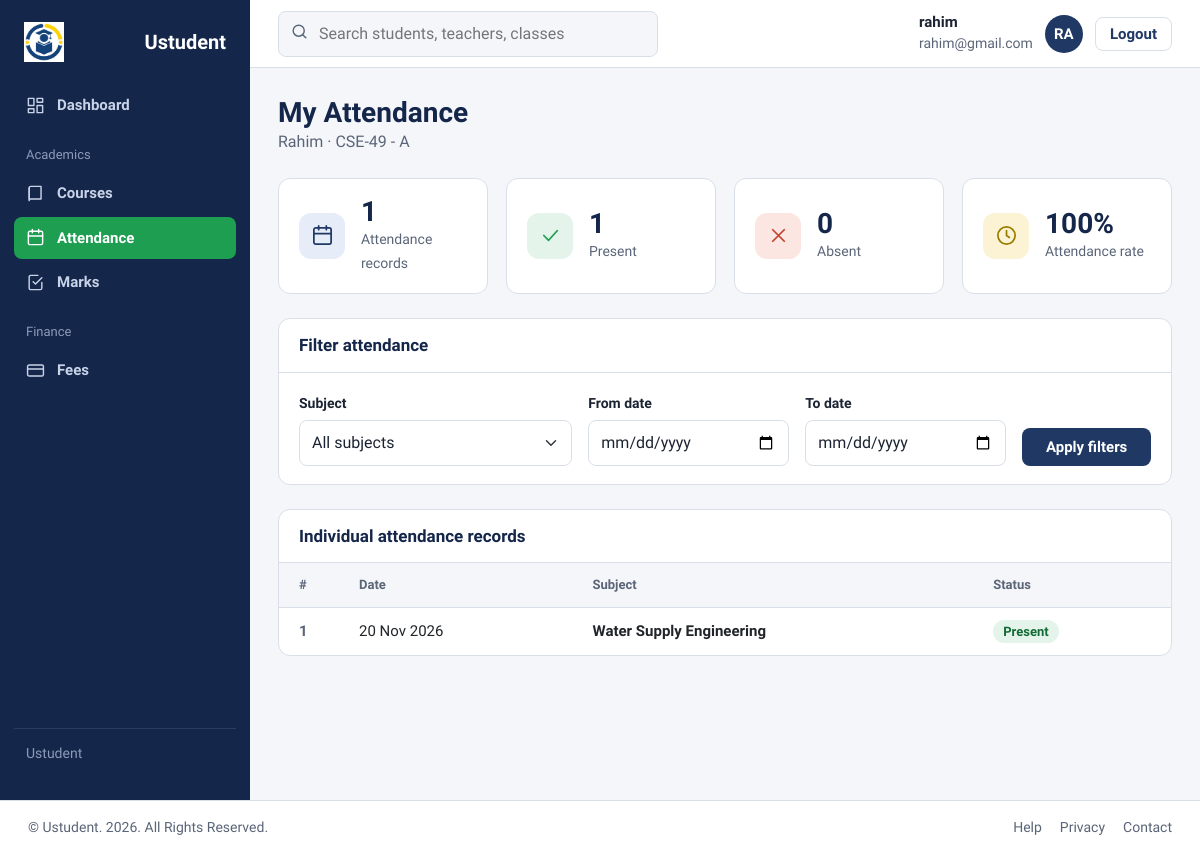
/student/student_attendance.php (signed in), run on the app's committed database.
### tables this page shows
CREATE TABLE `attendance` (
  `id` int UNSIGNED NOT NULL,
  `student_id` int UNSIGNED NOT NULL,
  `subject_id` int UNSIGNED NOT NULL,
  `date` date NOT NULL,
  `status` enum('P','A','L') NOT NULL,
  `created_at` timestamp NULL DEFAULT CURRENT_TIMESTAMP
);

CREATE TABLE `subjects` (
  `id` int UNSIGNED NOT NULL,
  `subject_name` varchar(100) NOT NULL,
  `course_id` int UNSIGNED NOT NULL,
  `created_at` timestamp NULL DEFAULT CURRENT_TIMESTAMP
);

### student/student_attendance.php (the view, shortened to what this page needs)
<?php
include '../database/dbconfig.php';
function h($value) { return htmlspecialchars((string)$value, ENT_QUOTES, 'UTF-8'); }
function rows($conn, $sql, $types = '', $params = []) {
    $statement = $conn->prepare($sql);
    if ($types !== '' && !$statement->bind_param($types, ...$params)) {
        throw new RuntimeException('Could not bind the database query parameters.');
    }
    if (!$statement->execute()) {
        throw new RuntimeException('Could not load the requested data.');
    }
    $result = $statement->get_result();
    return $result->fetch_all(MYSQLI_ASSOC);
}
$student = rows($conn,
    "SELECT s.id, s.name,
            GROUP_CONCAT(DISTINCT CONCAT(c.class_name, ' - ', c.section) ORDER BY c.class_name, c.section SEPARATOR ', ') AS class_names
       FROM students s
       LEFT JOIN student_classes sc ON sc.student_id = s.id
       LEFT JOIN classes c ON c.id = sc.class_id
      WHERE s.user_id = ?
      GROUP BY s.id, s.name",
    "i", [(int)$_SESSION['id']])[0] ?? null;
$fromDate = (string)($_GET['from_date'] ?? '');
$toDate = (string)($_GET['to_date'] ?? '');
$attendance = [];
if ($student) {
    $sql = "SELECT a.date, a.status, sub.subject_name
              FROM attendance a
              JOIN subjects sub ON sub.id = a.subject_id
             WHERE a.student_id = ?";
    $types = 'i';
    $params = [(int)$student['id']];
    $attendance = rows($conn, $sql . " ORDER BY a.date DESC, sub.subject_name", $types, $params);
}
$present = 0;
$absent = 0;
$late = 0;
foreach ($attendance as $record) {
    if ($record['status'] === 'P') $present++;
    elseif ($record['status'] === 'A') $absent++;
    elseif ($record['status'] === 'L') $late++;
}
$attendanceRate = $attendance ? round(100 * ($present + $late) / count($attendance)) : 0;
?>
<!DOCTYPE html>
<html lang="en">
<head>
<link href="https://cdn.jsdelivr.net/npm/bootstrap@5.3.3/dist/css/bootstrap.min.css" rel="stylesheet">
<link rel="stylesheet" href="../assets/css/admin_dashboard.css">
<link rel="stylesheet" href="../assets/css/academic_common.css">
<link rel="stylesheet" href="../assets/css/attendance.css">
<link rel="stylesheet" href="../assets/css/mark.css">
</head>
<body>
<div class="app">
  <?php include '../includes/sidebar_student.php'; ?>
  <div class="main">
    <?php include '../includes/topbar.php'; ?>
    <main class="content">
      <div class="head">
        <div>
          <h1>My Attendance</h1>
          <p><?php echo $student ? h($student['name'] . ' · ' . $student['class_names']) : 'Your individual attendance records.'; ?></p>
        </div>
      </div>
      <?php if (!$student): ?>
        <div class="alert alert-warning">Your student profile has not been created yet. Please ask the admin to add you in the Students page.</div>
      <?php else: ?>
        <section class="stats" aria-label="Attendance summary">
          <div class="stat"><span class="ico b"><svg viewBox="0 0 24 24"><rect x="3" y="4" width="18" height="17" rx="2"/><path d="M8 2v4M16 2v4M3 10h18"/></svg></span><div><b><?php echo count($attendance); ?></b><span>Attendance records</span></div></div>
          <div class="stat"><span class="ico g"><svg viewBox="0 0 24 24"><path d="M5 12l5 5 9-10"/></svg></span><div><b><?php echo $present; ?></b><span>Present</span></div></div>
          <div class="stat"><span class="ico r"><svg viewBox="0 0 24 24"><path d="M6 6l12 12M18 6L6 18"/></svg></span><div><b><?php echo $absent; ?></b><span>Absent</span></div></div>
          <div class="stat"><span class="ico y"><svg viewBox="0 0 24 24"><circle cx="12" cy="12" r="9"/><path d="M12 7v5l3 2"/></svg></span><div><b><?php echo $attendanceRate; ?>%</b><span>Attendance rate</span></div></div>
        </section>
        <section class="card mb-4">
          <h2>Filter attendance</h2>
          <div class="card-body">
            <form class="row g-3 align-items-end" method="get" action="student_attendance.php">
              <div class="col-md-4">
                <label class="form-label" for="subjectSel">Subject</label>
                <select class="form-select" id="subjectSel" name="subject_id">
                  <option value="0">All subjects</option>
                </select>
              </div>
              <div class="col-md-3">
                <label class="form-label" for="fromDate">From date</label>
                <input class="form-control" type="date" id="fromDate" name="from_date" value="<?php echo h($fromDate); ?>">
              </div>
              <div class="col-md-3">
                <label class="form-label" for="toDate">To date</label>
                <input class="form-control" type="date" id="toDate" name="to_date" value="<?php echo h($toDate); ?>">
              </div>
              <div class="col-md-2 d-grid"><button class="btn" type="submit">Apply filters</button></div>
            </form>
          </div>
        </section>
        <section class="card">
          <h2>Individual attendance records</h2>
          <div class="table-wrap">
            <table>
              <thead><tr><th>#</th><th>Date</th><th>Subject</th><th>Status</th></tr></thead>
              <tbody>
              <?php foreach ($attendance as $i => $record): ?>
                <tr>
                  <td class="roll"><?php echo $i + 1; ?></td>
                  <td><?php echo h(date('d M Y', strtotime($record['date']))); ?></td>
                  <td><b><?php echo h($record['subject_name']); ?></b></td>
                  <td><span class="grade <?php echo $record['status'] === 'P' ? 'a' : ($record['status'] === 'A' ? 'f' : 'c'); ?>">
                    <?php echo $record['status'] === 'P' ? 'Present' : ($record['status'] === 'A' ? 'Absent' : 'Late'); ?>
                  </span></td>
                </tr>
              <?php endforeach; ?>
              </tbody>
            </table>
          </div>
        </section>
      <?php endif; ?>
    </main>
  </div>
</div>
<?php include '../includes/footer.php'; ?>
</body>
</html>

### assets/css/admin_dashboard.css (style rules this page uses)
.content { padding:28px;max-width:1200px;width:100% }
.head { display:flex;justify-content:space-between;align-items:flex-end;gap:16px;flex-wrap:wrap;margin-bottom:24px }
.head h1 { font-size:28px }
.head p { color:var(--muted);margin:0 }
.stats { display:grid;grid-template-columns:repeat(4,1fr);gap:18px;margin-bottom:24px }
.stat { background:var(--white);border:1px solid var(--line);border-radius:12px;padding:18px 20px;display:flex;gap:16px;align-items:center }
.ico { width:46px;height:46px;border-radius:12px;display:grid;place-items:center;flex:none }
.ico svg { width:23px;height:23px;stroke:currentColor;fill:none;stroke-width:1.8;stroke-linecap:round;stroke-linejoin:round }
.ico.b { background:var(--blue-soft);color:var(--navy) }
.ico.g { background:var(--green-soft);color:var(--green) }
.ico.y { background:var(--gold-soft);color:#9a7d00 }
.ico.r { background:var(--red-soft);color:var(--red) }
.stat b { display:block;font:700 28px var(--head);color:var(--navy-deep);line-height:1.1 }
.stat span { color:var(--muted);font-size:14px }
.card { background:var(--white);border:1px solid var(--line);border-radius:12px;overflow:hidden }
.card > h2 { font-size:17px;padding:16px 20px;border-bottom:1px solid var(--line);display:flex;justify-content:space-between;align-items:center }
table { width:100%;border-collapse:collapse }
th,td { padding:12px 20px;text-align:left;border-bottom:1px solid var(--line);font-size:15px }
tr:last-child td { border-bottom:0 }
th { font-size:13px;color:var(--muted);font-weight:600;background:var(--paper) }
:root { --navy:#1f3864; --navy-deep:#14264a; --green:#1e9e50; --green-soft:#e4f4ea; --gold:#d8b32a; --gold-soft:#fbf3d3; --red:#c2402f; --red-soft:#fbe6e2; --blue-soft:#e6edf8; --ink:#1c2433; --muted:#5a6578; --line:#d9dfe9; --paper:#f4f6fa; --white:#fff; --head:"Bricolage Grotesque","Segoe UI",Arial,sans-serif; --body:"Source Sans 3","Segoe UI",Arial,sans-serif; }
* { box-sizing:border-box }
body { margin:0;font:400 16px/1.5 var(--body);color:var(--ink);background:var(--paper) }
h1,h2,h3 { font-family:var(--head);margin:0;line-height:1.2;color:var(--navy-deep) }
.app { display:grid;grid-template-columns:250px minmax(0,1fr);min-height:100vh;transition:grid-template-columns .22s ease }
.main { min-width:0;display:flex;flex-direction:column;min-height:100vh }
.main > .content { flex:1 }
.btn { display:inline-block;background:var(--navy);color:var(--white);padding:10px 18px;border-radius:8px;border:0;cursor:pointer;font:600 15px var(--body) }

### assets/css/academic_common.css (style rules this page uses)
h1,h2,h3 { font-weight:700 }
.btn { --bs-btn-color:#fff;--bs-btn-hover-color:#fff;--bs-btn-active-color:#fff; --bs-btn-bg:var(--navy);--bs-btn-hover-bg:var(--navy-deep);--bs-btn-active-bg:var(--navy-deep); --bs-btn-hover-border-color:transparent;--bs-btn-active-border-color:transparent }
.form-label { font-weight:600;font-size:14px;margin-bottom:6px;color:var(--ink) }
.form-control,.form-select,.input-group-text { border:1.5px solid var(--line);border-radius:8px;padding:10px 12px;font:inherit;color:var(--ink) }
.form-select { padding-right:2.25rem }
.card > .card-body { padding:18px 20px }
.table-wrap { overflow-x:auto }
.table-wrap table { min-width:680px }

### assets/css/attendance.css (style rules this page uses)
.roll { width:60px;color:var(--muted);font-weight:600 }

### assets/css/mark.css (style rules this page uses)
.roll { width:60px;color:var(--muted);font-weight:600 }
.grade { display:inline-block;min-width:40px;text-align:center;padding:2px 10px;border-radius:99px;font-size:13px;font-weight:700 }
.grade.ap,.grade.a { background:var(--green-soft);color:#126b35 }

### data on the page
attendance: date "20 Nov 2026", subject.subject_name "Water Supply Engineering", status "Present"

### other printed values
$_SESSION['name'] "rahim"
$_SESSION['email'] "rahim@gmail.com"
substr($_SESSION['name'], 0,2) "RA"
$student['name'] . ' · ' . $student['class_names'] "Rahim · CSE-49 - A"
count($attendance) "1"
$present "1"
$absent "0"
$attendanceRate "100"
